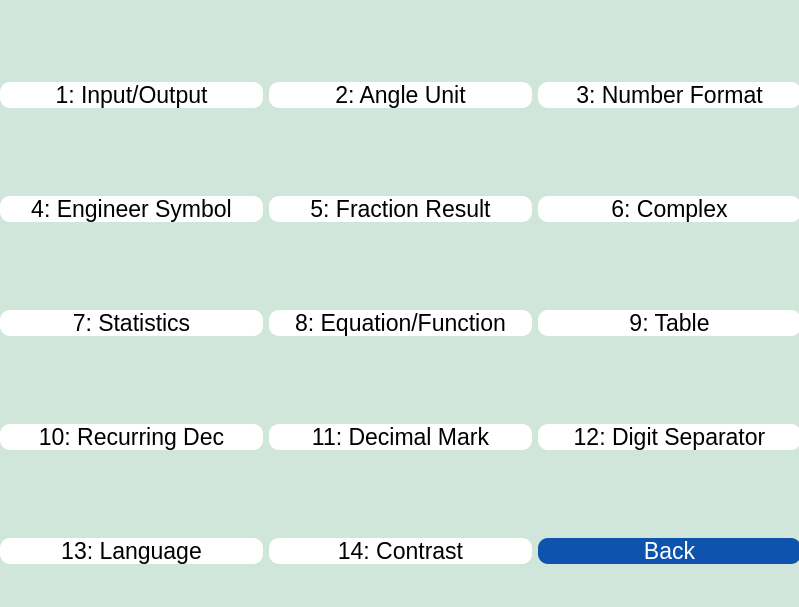
<?xml version="1.0" encoding="UTF-8"?>
<ui version="4.0">
 <class>MainWindow</class>
 <widget class="QMainWindow" name="MainWindow">
  <property name="geometry">
   <rect>
    <x>0</x>
    <y>0</y>
    <width>799</width>
    <height>607</height>
   </rect>
  </property>
  <property name="windowTitle">
   <string>MainWindow</string>
  </property>
  <property name="styleSheet">
   <string notr="true">background-color:#d0e6da ;</string>
  </property>
  <widget class="QWidget" name="centralwidget">
   <widget class="QWidget" name="gridLayoutWidget">
    <property name="geometry">
     <rect>
      <x>0</x>
      <y>0</y>
      <width>801</width>
      <height>651</height>
     </rect>
    </property>
    <layout class="QGridLayout" name="gridLayout">
     <item row="3" column="1">
      <widget class="QPushButton" name="DecimalMark">
       <property name="font">
        <font>
         <pointsize>17</pointsize>
        </font>
       </property>
       <property name="cursor">
        <cursorShape>PointingHandCursor</cursorShape>
       </property>
       <property name="styleSheet">
        <string notr="true">background-color: white;
color: black;
border-radius: 10px;</string>
       </property>
       <property name="text">
        <string>11: Decimal Mark</string>
       </property>
      </widget>
     </item>
     <item row="0" column="2">
      <widget class="QPushButton" name="NumberFomat">
       <property name="font">
        <font>
         <pointsize>17</pointsize>
        </font>
       </property>
       <property name="cursor">
        <cursorShape>PointingHandCursor</cursorShape>
       </property>
       <property name="styleSheet">
        <string notr="true">background-color: white;
color: black;
border-radius: 10px;</string>
       </property>
       <property name="text">
        <string>3: Number Format</string>
       </property>
      </widget>
     </item>
     <item row="2" column="2">
      <widget class="QPushButton" name="table">
       <property name="font">
        <font>
         <pointsize>17</pointsize>
        </font>
       </property>
       <property name="cursor">
        <cursorShape>PointingHandCursor</cursorShape>
       </property>
       <property name="styleSheet">
        <string notr="true">background-color: white;
color: black;
border-radius: 10px;</string>
       </property>
       <property name="text">
        <string>9: Table</string>
       </property>
      </widget>
     </item>
     <item row="2" column="1">
      <widget class="QPushButton" name="EquationFunction">
       <property name="font">
        <font>
         <pointsize>17</pointsize>
        </font>
       </property>
       <property name="cursor">
        <cursorShape>PointingHandCursor</cursorShape>
       </property>
       <property name="styleSheet">
        <string notr="true">background-color: white;
color: black;
border-radius: 10px;</string>
       </property>
       <property name="text">
        <string>8: Equation/Function</string>
       </property>
      </widget>
     </item>
     <item row="0" column="0">
      <widget class="QPushButton" name="InputOutput">
       <property name="font">
        <font>
         <pointsize>17</pointsize>
        </font>
       </property>
       <property name="cursor">
        <cursorShape>PointingHandCursor</cursorShape>
       </property>
       <property name="styleSheet">
        <string notr="true">background-color: white;
color: black;
border-radius: 10px;</string>
       </property>
       <property name="text">
        <string>1: Input/Output</string>
       </property>
      </widget>
     </item>
     <item row="1" column="0">
      <layout class="QGridLayout" name="gridLayout_49">
       <item row="0" column="0">
        <widget class="QPushButton" name="EngineerSymbol">
         <property name="font">
          <font>
           <pointsize>17</pointsize>
          </font>
         </property>
         <property name="cursor">
          <cursorShape>PointingHandCursor</cursorShape>
         </property>
         <property name="styleSheet">
          <string notr="true">background-color: white;
color: black;
border-radius: 10px;</string>
         </property>
         <property name="text">
          <string>4: Engineer Symbol</string>
         </property>
        </widget>
       </item>
      </layout>
     </item>
     <item row="1" column="1">
      <widget class="QPushButton" name="FractionResult">
       <property name="font">
        <font>
         <pointsize>17</pointsize>
        </font>
       </property>
       <property name="cursor">
        <cursorShape>PointingHandCursor</cursorShape>
       </property>
       <property name="styleSheet">
        <string notr="true">background-color: white;
color: black;
border-radius: 10px;</string>
       </property>
       <property name="text">
        <string>5: Fraction Result</string>
       </property>
      </widget>
     </item>
     <item row="2" column="0">
      <layout class="QGridLayout" name="gridLayout_50">
       <item row="0" column="0">
        <widget class="QPushButton" name="Statistics">
         <property name="font">
          <font>
           <pointsize>17</pointsize>
          </font>
         </property>
         <property name="cursor">
          <cursorShape>PointingHandCursor</cursorShape>
         </property>
         <property name="styleSheet">
          <string notr="true">background-color: white;
color: black;
border-radius: 10px;</string>
         </property>
         <property name="text">
          <string>7: Statistics</string>
         </property>
        </widget>
       </item>
      </layout>
     </item>
     <item row="3" column="0">
      <widget class="QPushButton" name="RecurringDec">
       <property name="font">
        <font>
         <pointsize>17</pointsize>
        </font>
       </property>
       <property name="cursor">
        <cursorShape>PointingHandCursor</cursorShape>
       </property>
       <property name="styleSheet">
        <string notr="true">background-color: white;
color: black;
border-radius: 10px;</string>
       </property>
       <property name="text">
        <string>10: Recurring Dec</string>
       </property>
      </widget>
     </item>
     <item row="0" column="1">
      <layout class="QGridLayout" name="gridLayout_45">
       <item row="0" column="0">
        <widget class="QPushButton" name="AngleUnit">
         <property name="font">
          <font>
           <pointsize>17</pointsize>
          </font>
         </property>
         <property name="cursor">
          <cursorShape>PointingHandCursor</cursorShape>
         </property>
         <property name="styleSheet">
          <string notr="true">background-color: white;
color: black;
border-radius: 10px;</string>
         </property>
         <property name="text">
          <string>2: Angle Unit</string>
         </property>
        </widget>
       </item>
      </layout>
     </item>
     <item row="1" column="2">
      <widget class="QPushButton" name="Complex">
       <property name="font">
        <font>
         <pointsize>17</pointsize>
        </font>
       </property>
       <property name="cursor">
        <cursorShape>PointingHandCursor</cursorShape>
       </property>
       <property name="styleSheet">
        <string notr="true">background-color: white;
color: black;
border-radius: 10px;</string>
       </property>
       <property name="text">
        <string>6: Complex</string>
       </property>
      </widget>
     </item>
     <item row="3" column="2">
      <widget class="QPushButton" name="DigitSeparator">
       <property name="font">
        <font>
         <pointsize>17</pointsize>
        </font>
       </property>
       <property name="cursor">
        <cursorShape>PointingHandCursor</cursorShape>
       </property>
       <property name="styleSheet">
        <string notr="true">background-color: white;
color: black;
border-radius: 10px;</string>
       </property>
       <property name="text">
        <string>12: Digit Separator</string>
       </property>
      </widget>
     </item>
     <item row="4" column="1">
      <widget class="QPushButton" name="Contrast">
       <property name="font">
        <font>
         <pointsize>17</pointsize>
        </font>
       </property>
       <property name="cursor">
        <cursorShape>PointingHandCursor</cursorShape>
       </property>
       <property name="styleSheet">
        <string notr="true">background-color: white;
color: black;
border-radius: 10px;</string>
       </property>
       <property name="text">
        <string>14: Contrast</string>
       </property>
      </widget>
     </item>
     <item row="4" column="0">
      <widget class="QPushButton" name="Language">
       <property name="font">
        <font>
         <pointsize>17</pointsize>
        </font>
       </property>
       <property name="cursor">
        <cursorShape>PointingHandCursor</cursorShape>
       </property>
       <property name="styleSheet">
        <string notr="true">background-color: white;
color: black;
border-radius: 10px;</string>
       </property>
       <property name="text">
        <string>13: Language</string>
       </property>
      </widget>
     </item>
     <item row="4" column="2">
      <widget class="QPushButton" name="goBack">
       <property name="font">
        <font>
         <pointsize>17</pointsize>
        </font>
       </property>
       <property name="cursor">
        <cursorShape>PointingHandCursor</cursorShape>
       </property>
       <property name="styleSheet">
        <string notr="true">background-color: #0e53ae;
color: white;
border-radius: 10px;</string>
       </property>
       <property name="text">
        <string>Back</string>
       </property>
      </widget>
     </item>
    </layout>
   </widget>
  </widget>
 </widget>
 <resources/>
 <connections/>
</ui>
